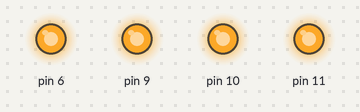
The sketch below on a simulated Arduino Uno, built with avr-gcc and run on an emulated ATmega328P. Shown: output pins drawn as LEDs (lit = HIGH).

Above: at 0.1 s.
Timing chart, 0 to 1.6 s (numbered marks = the images above):
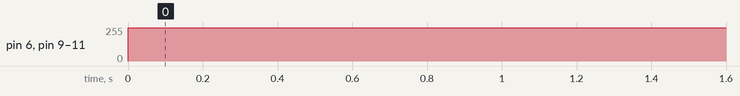

Measured:
- by itself, pin 6, pin 9–11: 0/255 → 250/255 at 0.00 s

The sketch:

droneTest2.ino
```cpp
//All code produced by Daniel Ramsgard
void setup() {
  //Set pinModes for output pins (transistor bases)
  pinMode(6, OUTPUT);
  pinMode(9, OUTPUT);
  pinMode(10, OUTPUT);
  pinMode(11, OUTPUT);
}

void loop() {
  //Set all transistor bases to FB
  analogWrite(6, 250);
  analogWrite(9, 250);
  analogWrite(10, 250);
  analogWrite(11, 250);
}
```
